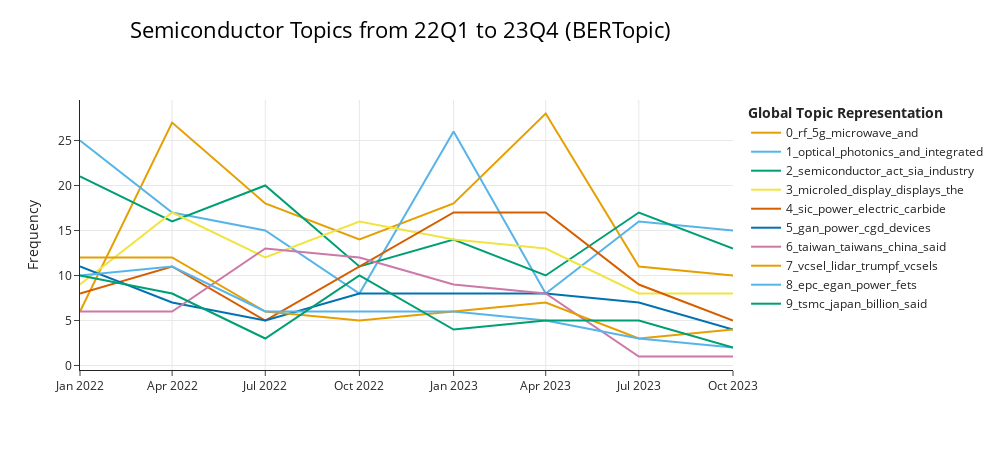

This figure's notebook cell:
### Code cell
topics_over_time = bertopic_model.topics_over_time(doc_list, date_list)
bertopic_model.visualize_topics_over_time(topics_over_time, top_n_topics=10,
                                          title="Semiconductor Topics from 22Q1 to 23Q4 (BERTopic)", width=1000)

### Figure 1 — Plotly figure (JSON) as saved in the notebook; plotly's stock layout.template omitted (floating-point values rounded to 4 significant figures)
{"data": [{"hoverinfo": "text", "hovertext": ["<b>Topic 0</b><br>Words: rf, mmwave, psemi, 5g, antenna", "<b>Topic 0</b><br>Words: rf, amplifiers, 5g, microwave, and", "<b>Topic 0</b><br>Words: rf, 5g, and, microwave, mmwave", "<b>Topic 0</b><br>Words: rf, amplifiers, 5g, microwave, and", "<b>Topic 0</b><br>Words: rf, 5g, and, microwave, of", "<b>Topic 0</b><br>Words: rf, 5g, microwave, and, gain", "<b>Topic 0</b><br>Words: rf, microwave, beamforming, amplifier, and", "<b>Topic 0</b><br>Words: rf, microwave, and, for, our"], "marker": {"color": "#E69F00"}, "mode": "lines", "name": "0_rf_5g_microwave_and", "type": "scatter", "x": ["2022-01-01T00:00:00", "2022-04-01T00:00:00", "2022-07-01T00:00:00", "2022-10-01T00:00:00", "2023-01-01T00:00:00", "2023-04-01T00:00:00", "2023-07-01T00:00:00", "2023-10-01T00:00:00"], "y": [6, 27, 18, 14, 18, 28, 11, 10]}, {"hoverinfo": "text", "hovertext": ["<b>Topic 1</b><br>Words: optical, photonics, coherent, and, of", "<b>Topic 1</b><br>Words: photonics, optical, photonic, silicon, integrated", "<b>Topic 1</b><br>Words: optical, photonics, pam4, oif, and", "<b>Topic 1</b><br>Words: optical, photonics, photonic, and, design", "<b>Topic 1</b><br>Words: optical, photonics, laser, network, coherent", "<b>Topic 1</b><br>Words: photonics, sivers, optical, siph, the", "<b>Topic 1</b><br>Words: optical, photonics, sivers, coherent, integrated", "<b>Topic 1</b><br>Words: photonics, optical, integrated, laser, and"], "marker": {"color": "#56B4E9"}, "mode": "lines", "name": "1_optical_photonics_and_integrated", "type": "scatter", "x": ["2022-01-01T00:00:00", "2022-04-01T00:00:00", "2022-07-01T00:00:00", "2022-10-01T00:00:00", "2023-01-01T00:00:00", "2023-04-01T00:00:00", "2023-07-01T00:00:00", "2023-10-01T00:00:00"], "y": [25, 17, 15, 8, 26, 8, 16, 15]}, {"hoverinfo": "text", "hovertext": ["<b>Topic 2</b><br>Words: act, semiconductor, sia, us, research", "<b>Topic 2</b><br>Words: semiconductor, act, sia, and, legislation", "<b>Topic 2</b><br>Words: semiconductor, act, sia, and, industry", "<b>Topic 2</b><br>Words: semiconductor, sia, act, research, industry", "<b>Topic 2</b><br>Words: semiconductor, sia, act, industry, and", "<b>Topic 2</b><br>Words: semiconductor, act, sia, the, and", "<b>Topic 2</b><br>Words: semiconductor, industry, sia, act, and", "<b>Topic 2</b><br>Words: semiconductor, sia, industry, research, and"], "marker": {"color": "#009E73"}, "mode": "lines", "name": "2_semiconductor_act_sia_industry", "type": "scatter", "x": ["2022-01-01T00:00:00", "2022-04-01T00:00:00", "2022-07-01T00:00:00", "2022-10-01T00:00:00", "2023-01-01T00:00:00", "2023-04-01T00:00:00", "2023-07-01T00:00:00", "2023-10-01T00:00:00"], "y": [21, 16, 20, 11, 14, 10, 17, 13]}, {"hoverinfo": "text", "hovertext": ["<b>Topic 3</b><br>Words: microled, displays, display, pixels, ingan", "<b>Topic 3</b><br>Words: display, microled, lighting, led, displays", "<b>Topic 3</b><br>Words: microled, display, ar, displays, the", "<b>Topic 3</b><br>Words: microled, display, displays, microleds, ar", "<b>Topic 3</b><br>Words: microled, display, displays, microleds, the", "<b>Topic 3</b><br>Words: microled, display, displays, red, mojo", "<b>Topic 3</b><br>Words: microled, displays, display, led, red", "<b>Topic 3</b><br>Words: microled, display, displays, the, fullcolor"], "marker": {"color": "#F0E442"}, "mode": "lines", "name": "3_microled_display_displays_the", "type": "scatter", "x": ["2022-01-01T00:00:00", "2022-04-01T00:00:00", "2022-07-01T00:00:00", "2022-10-01T00:00:00", "2023-01-01T00:00:00", "2023-04-01T00:00:00", "2023-07-01T00:00:00", "2023-10-01T00:00:00"], "y": [9, 17, 12, 16, 14, 13, 8, 8]}, {"hoverinfo": "text", "hovertext": ["<b>Topic 4</b><br>Words: sic, power, lucid, electric, mosfet", "<b>Topic 4</b><br>Words: sic, power, carbide, onsemi, silicon", "<b>Topic 4</b><br>Words: sic, power, modules, empack, carbide", "<b>Topic 4</b><br>Words: sic, power, carbide, electric, silicon", "<b>Topic 4</b><br>Words: sic, power, onsemi, elitesic, carbide", "<b>Topic 4</b><br>Words: sic, power, electric, onsemi, elitesic", "<b>Topic 4</b><br>Words: sic, power, volvo, elitesic, electric", "<b>Topic 4</b><br>Words: sic, power, hitachi, nexperia, electric"], "marker": {"color": "#D55E00"}, "mode": "lines", "name": "4_sic_power_electric_carbide", "type": "scatter", "x": ["2022-01-01T00:00:00", "2022-04-01T00:00:00", "2022-07-01T00:00:00", "2022-10-01T00:00:00", "2023-01-01T00:00:00", "2023-04-01T00:00:00", "2023-07-01T00:00:00", "2023-10-01T00:00:00"], "y": [8, 11, 5, 11, 17, 17, 9, 5]}, {"hoverinfo": "text", "hovertext": ["<b>Topic 5</b><br>Words: gan, power, devices, cgd, energy", "<b>Topic 5</b><br>Words: gan, power, systems, devices, rohm", "<b>Topic 5</b><br>Words: gan, power, electronics, conversion, systems", "<b>Topic 5</b><br>Words: cgd, gan, cambridge, power, icegan", "<b>Topic 5</b><br>Words: gan, power, cleantech, cgd, control", "<b>Topic 5</b><br>Words: cgd, gan, icegan, cambridge, power", "<b>Topic 5</b><br>Words: gan, power, cense, devices, transistors", "<b>Topic 5</b><br>Words: gan, power, cgd, icegan, cambridge"], "marker": {"color": "#0072B2"}, "mode": "lines", "name": "5_gan_power_cgd_devices", "type": "scatter", "x": ["2022-01-01T00:00:00", "2022-04-01T00:00:00", "2022-07-01T00:00:00", "2022-10-01T00:00:00", "2023-01-01T00:00:00", "2023-04-01T00:00:00", "2023-07-01T00:00:00", "2023-10-01T00:00:00"], "y": [11, 7, 5, 8, 8, 8, 7, 4]}, {"hoverinfo": "text", "hovertext": ["<b>Topic 6</b><br>Words: taiwan, tsmc, taiwans, china, japan", "<b>Topic 6</b><br>Words: taiwan, taiwans, china, said, tsmc", "<b>Topic 6</b><br>Words: taiwan, china, taiwans, said, chip", "<b>Topic 6</b><br>Words: taiwan, taiwans, said, tsmc, china", "<b>Topic 6</b><br>Words: taiwan, taiwans, said, china, tsai", "<b>Topic 6</b><br>Words: taiwan, said, taiwans, china, tsmc", "<b>Topic 6</b><br>Words: gou, presidential, terry, taiwan, insider", "<b>Topic 6</b><br>Words: taiwan, tighter, rules, ussanctioned, firms"], "marker": {"color": "#CC79A7"}, "mode": "lines", "name": "6_taiwan_taiwans_china_said", "type": "scatter", "x": ["2022-01-01T00:00:00", "2022-04-01T00:00:00", "2022-07-01T00:00:00", "2022-10-01T00:00:00", "2023-01-01T00:00:00", "2023-04-01T00:00:00", "2023-07-01T00:00:00", "2023-10-01T00:00:00"], "y": [6, 6, 13, 12, 9, 8, 1, 1]}, {"hoverinfo": "text", "hovertext": ["<b>Topic 7</b><br>Words: vcsel, lidar, trumpf, vcsels, heating", "<b>Topic 7</b><br>Words: vcsel, sensing, lidar, trumpf, vcsels", "<b>Topic 7</b><br>Words: vcsel, lidar, vcsels, trumpf, automotive", "<b>Topic 7</b><br>Words: lidar, vcsel, phlux, vcsels, scantinel", "<b>Topic 7</b><br>Words: vcsel, vcsels, trumpf, lidar, polarization", "<b>Topic 7</b><br>Words: vcsel, trumpf, sensing, vcsels, automotive", "<b>Topic 7</b><br>Words: exalos, vcsel, indie, sensing, sensor", "<b>Topic 7</b><br>Words: trumpf, lidar, vcsels, vcsel, automotive"], "marker": {"color": "#E69F00"}, "mode": "lines", "name": "7_vcsel_lidar_trumpf_vcsels", "type": "scatter", "x": ["2022-01-01T00:00:00", "2022-04-01T00:00:00", "2022-07-01T00:00:00", "2022-10-01T00:00:00", "2023-01-01T00:00:00", "2023-04-01T00:00:00", "2023-07-01T00:00:00", "2023-10-01T00:00:00"], "y": [12, 12, 6, 5, 6, 7, 3, 4]}, {"hoverinfo": "text", "hovertext": ["<b>Topic 8</b><br>Words: epc, egan, power, fets, radhard", "<b>Topic 8</b><br>Words: epc, egan, gan, power, 100v", "<b>Topic 8</b><br>Words: epc, radhard, power, egan, 100v", "<b>Topic 8</b><br>Words: epc, power, fets, egan, solarnative", "<b>Topic 8</b><br>Words: epc, power, egan, fets, enhancementmode", "<b>Topic 8</b><br>Words: epc, egan, power, fets, enhancementmode", "<b>Topic 8</b><br>Words: epc, radhard, 48v12v, highcurrent, llc", "<b>Topic 8</b><br>Words: egan, epc, solmate, balcony, mppt"], "marker": {"color": "#56B4E9"}, "mode": "lines", "name": "8_epc_egan_power_fets", "type": "scatter", "x": ["2022-01-01T00:00:00", "2022-04-01T00:00:00", "2022-07-01T00:00:00", "2022-10-01T00:00:00", "2023-01-01T00:00:00", "2023-04-01T00:00:00", "2023-07-01T00:00:00", "2023-10-01T00:00:00"], "y": [10, 11, 6, 6, 6, 5, 3, 2]}, {"hoverinfo": "text", "hovertext": ["<b>Topic 9</b><br>Words: tsmc, billion, said, taiwan, chip", "<b>Topic 9</b><br>Words: tsmc, globalwafers, plant, japanese, japan", "<b>Topic 9</b><br>Words: mediatek, intel, globalwafers, said, tsmc", "<b>Topic 9</b><br>Words: tsmc, arizona, plant, taiwan, 3nanometre", "<b>Topic 9</b><br>Words: tsmc, japan, fabs, chips, chipmaker", "<b>Topic 9</b><br>Words: students, tsmc, japan, in, to", "<b>Topic 9</b><br>Words: tsmc, japan, said, billion, plant", "<b>Topic 9</b><br>Words: japan, tokyo, chipmaking, rapidus, hove"], "marker": {"color": "#009E73"}, "mode": "lines", "name": "9_tsmc_japan_billion_said", "type": "scatter", "x": ["2022-01-01T00:00:00", "2022-04-01T00:00:00", "2022-07-01T00:00:00", "2022-10-01T00:00:00", "2023-01-01T00:00:00", "2023-04-01T00:00:00", "2023-07-01T00:00:00", "2023-10-01T00:00:00"], "y": [10, 8, 3, 10, 4, 5, 5, 2]}], "layout": {"height": 450, "hoverlabel": {"bgcolor": "white", "font": {"family": "Rockwell", "size": 16}}, "legend": {"title": {"text": "<b>Global Topic Representation"}}, "title": {"font": {"color": "Black", "size": 22}, "text": "Semiconductor Topics from 22Q1 to 23Q4 (BERTopic)", "x": 0.4, "xanchor": "center", "y": 0.95, "yanchor": "top"}, "width": 1000, "xaxis": {"showgrid": true}, "yaxis": {"showgrid": true, "title": {"text": "Frequency"}}}}
